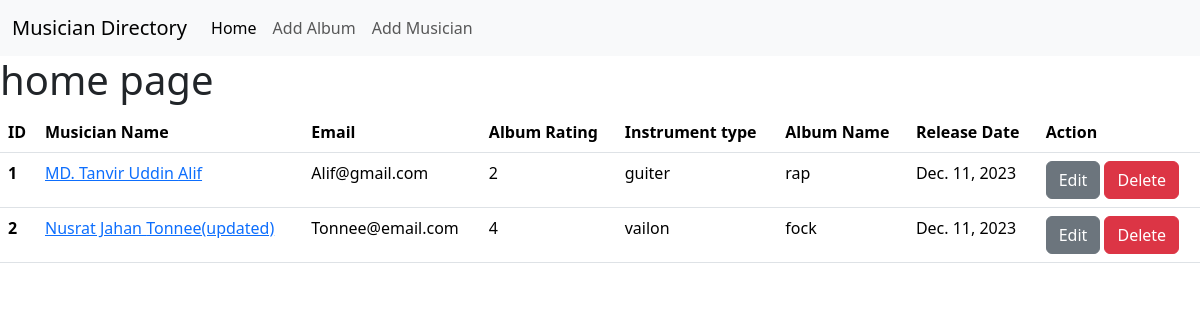
The page / on the database its author committed.
### album/models.py (models this page shows, shortened)
class Album(models.Model):
    Album_Name = models.CharField(max_length=100)
    Album_Release_Date = models.DateField()
    Rating = models.IntegerField()
    Musician = models.ForeignKey(Musician, on_delete=models.CASCADE)

### musician/models.py (models this page shows, shortened)
class Musician(models.Model):
    First_Name = models.CharField(max_length=30)
    Last_Name = models.CharField(max_length=30)
    Email = models.EmailField()
    phone_Number = models.CharField(max_length=12)
    Instrument_Type = models.CharField(max_length=30)

### Musician_Directory/views.py (the view)
# urls.py: 2. Add a URL to urlpatterns:  path('', views.home, name='home')
def home(request):
    data = Album.objects.all()
    return render(request,'home.html',{'data':data})

### templates/home.html
{% extends 'base.html' %}
{% block content %}
<h1>home page</h1>
<table class="table">
    <thead>
      <tr>
        <th scope="col">ID</th>
        <th scope="col">Musician Name</th>
        <th scope="col">Email</th>
        <th scope="col">Album Rating</th>
        <th scope="col">Instrument type</th>
        <th scope="col">Album Name</th>
        <th scope="col">Release Date</th>
        <th scope="col">Action</th>
      </tr>
    </thead>
    <tbody>
      {% for i in data %}
      <tr>
        <th scope="row">{{i.id}}</th>
        <td><a href="{% url 'edit_musician' i.Musician.id %}">{{i.Musician.First_Name}} {{i.Musician.Last_Name}}</a></td>
        <td>{{i.Musician.Email}}</td>
        <td>{{i.Rating}}</td>
        <td>{{i.Musician.Instrument_Type}}</td>
        <td>{{i.Album_Name}}</td>
        <td>{{i.Album_Release_Date}}</td>
        <td>
            <a href="{% url 'edit_post' i.id %}" class="btn btn-secondary">Edit</a>
            <a href="{% url 'delete_post' i.id %}" class="btn btn-danger">Delete</a>
        </td>
      </tr>
      {% endfor %}
    </tbody>
  </table>
{% endblock %}

### templates/base.html (shortened to what this page needs)
<!DOCTYPE html>
<html lang="en">
  <head>
  </head>
  <link
    href="https://cdn.jsdelivr.net/npm/bootstrap@5.3.2/dist/css/bootstrap.min.css"
    rel="stylesheet"
  />
  <body>
    <nav class="navbar navbar-expand-lg bg-body-tertiary">
      <div class="container-fluid">
        <a class="navbar-brand" href="#">Musician Directory</a>
        <div class="collapse navbar-collapse" id="navbarNav">
          <ul class="navbar-nav">
            <li class="nav-item">
              <a class="nav-link active" aria-current="page" href="{% url 'home_page' %}">Home</a>
            </li>
            <li class="nav-item">
              <a class="nav-link" href="{% url 'add_album' %}">Add Album</a>
            </li>
            <li class="nav-item">
              <a class="nav-link" href="{% url 'add_musician' %}">Add Musician</a>
            </li>
          </ul>
        </div>
      </div>
    </nav>
    {% block content %}
    {% endblock %}
  </body>
</html>

### rows shown on the page
Album: id "1", Musician.First_Name "MD. Tanvir Uddin", Musician.Last_Name "Alif", Musician.Email "Alif@gmail.com", Rating "2", Musician.Instrument_Type "guiter", Album_Name "rap", Album_Release_Date "Dec. 11, 2023"
Album: id "2", Musician.First_Name "Nusrat Jahan", Musician.Last_Name "Tonnee(updated)", Musician.Email "Tonnee@email.com", Rating "4", Musician.Instrument_Type "vailon", Album_Name "fock", Album_Release_Date "Dec. 11, 2023"
